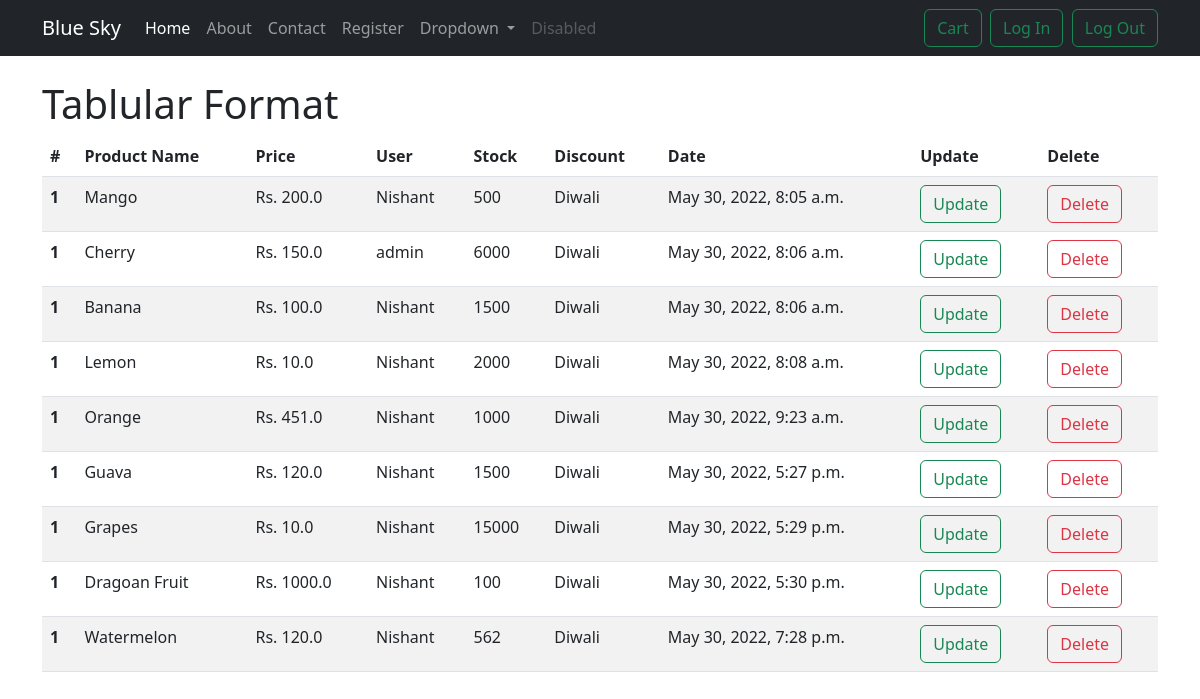
Page /product_table/ on the committed database.
### products/models.py (models this page shows, shortened)
class Products(models.Model):
    title = models.CharField(max_length=30)
    date_posted = models.DateTimeField(default=timezone.now)
    user = models.ForeignKey(User, on_delete=models.CASCADE)
    price = models.FloatField(default=0)
    stock = models.IntegerField(default=0)
    discount = models.ForeignKey(Discount, on_delete=models.CASCADE)
    img_url = models.CharField(default="", max_length=2010)

class Discount(models.Model):
    purpose = models.CharField(max_length=40)
    value = models.IntegerField(default=0)
    code = models.CharField(max_length=5)
    def __str__(self):
        return self.purpose

### products/views.py (the view)
# urls.py: path('product_table/', views.products_table, name="products-table"),
def products_table(request):
    products = Products.objects.all()
    context = {
        'title' : 'Home | Products',
        'products' : products
    }
    return render(request, 'products/products_table.html', context)

### products/templates/products/products_table.html
{% extends 'products/base.html' %}
{% block content %}
    <div class="row">
        <h1>Tablular Format </h1>
        <div class="col-md-12">
            <table class="table table-striped table-hover">
                <thead>
                  <tr>
                    <th scope="col">#</th>
                    <th scope="col">Product Name</th>
                    <th scope="col">Price</th>
                    <th scope="col">User</th>
                    <th scope="col">Stock</th>
                    <th scope="col">Discount</th>
                      <th scope="col">Date </th>
                    <th scope="col">Update</th>
                    <th scope="col">Delete</th>
                  </tr>
                </thead>
                <tbody>
                  {% for i in products %}
                  <tr>
                    <th scope="row">1</th>
                    <td>{{ i.title }}</td>
                    <td>Rs. {{ i.price }}</td>
                    <td>{{ i.user }}</td>
                    <td>{{ i.stock }}</td>
                    <td>{{ i.discount }}</td>
                    <td>{{ i.date_posted }}</td>
                    <td><a href="{% url 'products-update' i.id %}"><button type="button" class="btn btn-outline-success">Update</button></a></td>
                    <td><a href="{% url 'products-delete' i.id %}"><button type="button" class="btn btn-outline-danger">Delete</button></a></td>
                  </tr>
                  {% endfor %}
                </tbody>
              </table>
        </div>
    </div>
{% endblock content %}

### products/templates/products/base.html (shortened to what this page needs)
{% load static %}
<!DOCTYPE html>
<html lang="en">
    <head>
        <link href="https://cdn.jsdelivr.net/npm/bootstrap@5.2.0-beta1/dist/css/bootstrap.min.css" rel="stylesheet">
        <link rel="stylesheet" type="text/css" href="{% static 'products/main.css'%}">
    </head>
    <body>
        <nav class="navbar navbar-expand-lg navbar-dark bg-dark">
            <div class="container">
              <a class="navbar-brand" href="{% url 'home' %}">Blue Sky</a>
              <div class="collapse navbar-collapse" id="navbarSupportedContent">
                <ul class="navbar-nav me-auto mb-2 mb-lg-0">
                  <li class="nav-item">
                    <a class="nav-link active" aria-current="page" href="{% url 'home' %}">Home</a>
                  </li>
                  <li class="nav-item">
                    <a class="nav-link" href="{% url 'about' %}">About</a>
                  </li>
                  <li class="nav-item">
                    <a class="nav-link" href="{% url 'contact' %}">Contact</a>
                  </li>
                  <li class="nav-item">
                    <a class="nav-link" href="{% url 'register' %}">Register</a>
                  </li>
                  <li class="nav-item dropdown">
                    <a class="nav-link dropdown-toggle" href="#" id="navbarDropdown" role="button" data-bs-toggle="dropdown" aria-expanded="false">
                      Dropdown
                    </a>
                  </li>
                  <li class="nav-item">
                    <a class="nav-link disabled">Disabled</a>
                  </li>
                </ul>
                <form class="d-flex">
                  <button class="btn btn-outline-success" type="submit">Cart</button>&nbsp;&nbsp;
                  <button class="btn btn-outline-success" type="submit">Log In</button>&nbsp;&nbsp;
                  <button class="btn btn-outline-success" type="submit">Log Out</button>
                </form>
              </div>
            </div>
        </nav>
        <br/>
        <div class="container">
          {% block content %}
          {% endblock content %}
        </div>
    </body>
</html>

### rows in the picture
Products: title "Mango", price "200.0", user "Nishant", stock "500", discount "Diwali", date_posted "May 30, 2022, 8:05 a.m."
Products: title "Cherry", price "150.0", user "admin", stock "6000", discount "Diwali", date_posted "May 30, 2022, 8:06 a.m."
Products: title "Banana", price "100.0", user "Nishant", stock "1500", discount "Diwali", date_posted "May 30, 2022, 8:06 a.m."
Products: title "Lemon", price "10.0", user "Nishant", stock "2000", discount "Diwali", date_posted "May 30, 2022, 8:08 a.m."
Products: title "Orange", price "451.0", user "Nishant", stock "1000", discount "Diwali", date_posted "May 30, 2022, 9:23 a.m."
Products: title "Guava", price "120.0", user "Nishant", stock "1500", discount "Diwali", date_posted "May 30, 2022, 5:27 p.m."
Products: title "Grapes", price "10.0", user "Nishant", stock "15000", discount "Diwali", date_posted "May 30, 2022, 5:29 p.m."
Products: title "Dragoan Fruit", price "1000.0", user "Nishant", stock "100", discount "Diwali", date_posted "May 30, 2022, 5:30 p.m."
Products: title "Watermelon", price "120.0", user "Nishant", stock "562", discount "Diwali", date_posted "May 30, 2022, 7:28 p.m."
